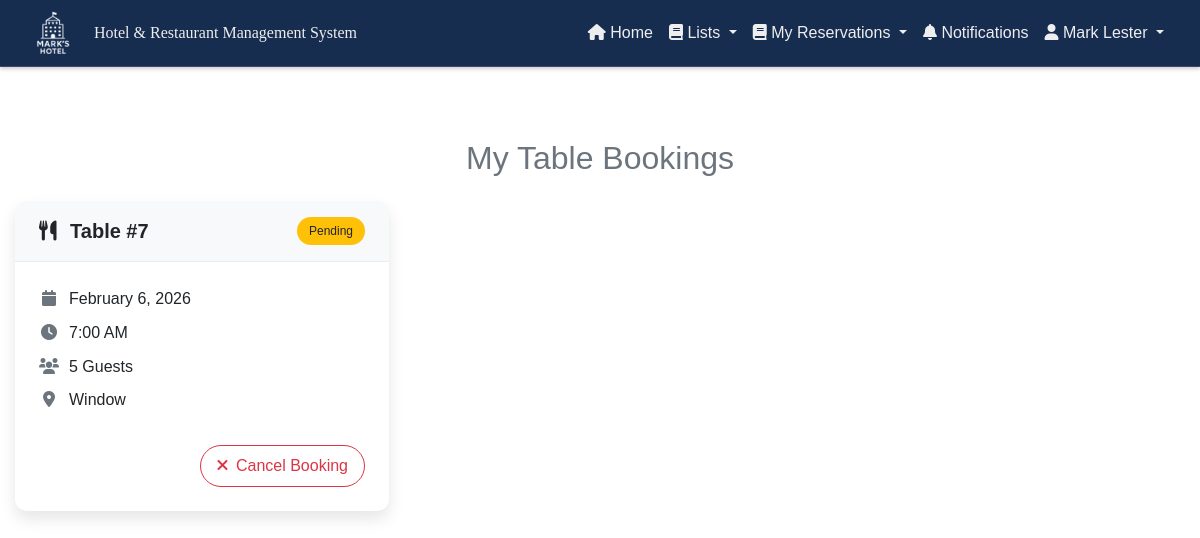
/views/tableBookings.php (signed in), run on an earlier commit of the app's database.
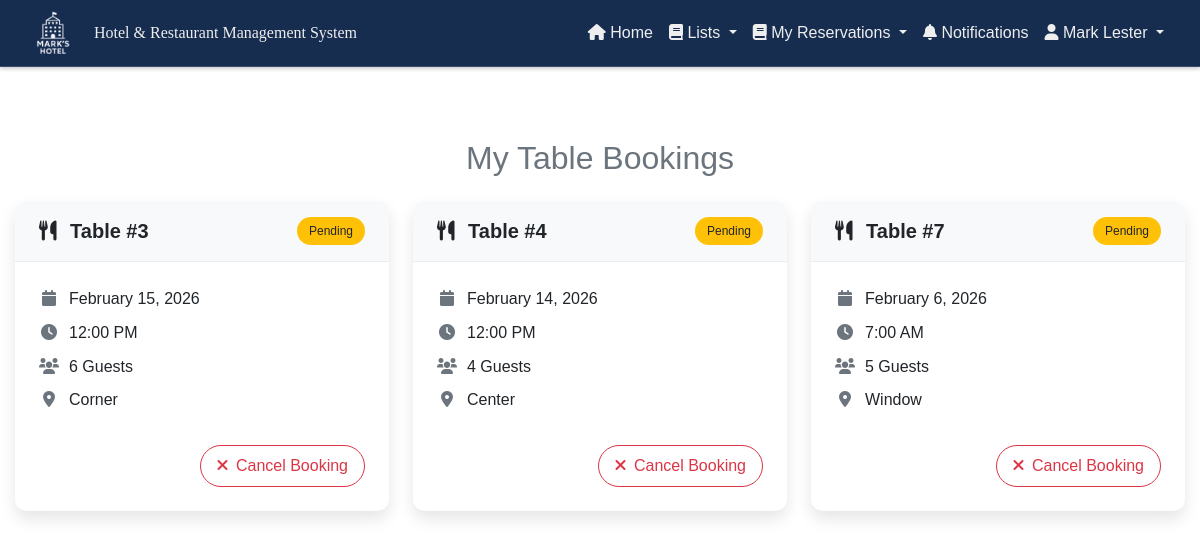
And on a later commit of the database.
### tables this page shows
CREATE TABLE `table_reservations` (
  `reservation_id` int(11) NOT NULL,
  `table_id` int(11) NOT NULL,
  `reservation_date` date NOT NULL,
  `time_slot` time NOT NULL,
  `guest_count` int(11) NOT NULL,
  `special_requests` text DEFAULT NULL,
  `user_id` int(11) NOT NULL,
  `status` enum('pending','done','cancelled','confirmed') DEFAULT 'pending'
);

CREATE TABLE `restaurant_tables` (
  `table_id` int(11) NOT NULL,
  `table_number` int(11) NOT NULL,
  `capacity` int(11) NOT NULL,
  `position_x` int(11) NOT NULL,
  `position_y` int(11) NOT NULL,
  `location` varchar(255) NOT NULL
);

### controllers/fetchTableReservations.php (called while the page is built, shortened)
<?php
function getTableBookings($con, $user_id) {
    $db = new Database();
    $con = $db->getConnection();
    try {
        $query = "SELECT
            tr.reservation_id,
            tr.reservation_date,
            tr.time_slot,
            tr.guest_count,
            tr.special_requests,
            tr.status,
            rt.table_number,
            rt.capacity,
            rt.location
        FROM table_reservations tr
        JOIN restaurant_tables rt ON tr.table_id = rt.table_id
        WHERE tr.user_id = ?
        ORDER BY tr.reservation_date DESC, tr.time_slot ASC";
        $stmt = mysqli_prepare($con, $query);
        mysqli_stmt_bind_param($stmt, "i", $user_id);
        mysqli_stmt_execute($stmt);
        $result = mysqli_stmt_get_result($stmt);
        return mysqli_fetch_all($result, MYSQLI_ASSOC);
    } catch (Exception $e) {
        $_SESSION['error'] = "Error fetching bookings: " . $e->getMessage();
        return [];
    }finally{
        $db->closeConnection();
    }
}
function getStatusBadgeClass($status) {
    switch(strtolower($status)) {
        case 'pending':
            return 'bg-warning text-dark';
    }
}
?>

### components/connection.php (called while the page is built, shortened)
<?php
    class Database{
        private $host = 'localhost';
        private $user = 'root';
        private $pass = '';
        private $dbname = 'hoteldb';
        private function connect(){
            $this->conn = new mysqli($this->host, $this->user, $this->pass, $this->dbname);
        }
    }
?>

### views/tableBookings.php (the view, shortened to what the changed rows need)
<?php
require_once '../components/connection.php';
require_once '../controllers/fetchTableReservations.php';
require_once '../middleware/authMiddleware.php';
$user_id = $_SESSION['user_id'];
$bookings = getTableBookings($con, $user_id);
?>
<!DOCTYPE html>
<html lang="en">
<head>
    <link href="https://cdn.jsdelivr.net/npm/bootstrap@5.0.2/dist/css/bootstrap.min.css" rel="stylesheet">
    <link rel="stylesheet" href="https://cdnjs.cloudflare.com/ajax/libs/font-awesome/6.0.0-beta3/css/all.min.css" />
    <link rel="stylesheet" href="../css/customAdminHeader.css">
    <link rel="stylesheet" href="../css/clientNavbar.css">
    <link rel="stylesheet" href="../css/home.css">
    <link rel="stylesheet" href="../css/tableBooking.css">
    <link rel="stylesheet" href="https://unpkg.com/swiper/swiper-bundle.min.css">
</head>
<body>
    <div class="container mt-5">
        <h2 class="mb-4 mt-4 text-center card-title text-muted">My Table Bookings</h2>
        <div class="row g-4">
            <?php if (!empty($bookings)): ?>
                <?php foreach ($bookings as $booking): ?>
                    <div class="col-md-6 col-lg-4">
                        <div class="booking-card card h-100">
                            <div class="card-header-custom py-3 px-4 d-flex justify-content-between align-items-center">
                                <h5 class="mb-0 fw-bold">
                                    <i class="fas fa-utensils me-2"></i>
                                    Table #<?php echo htmlspecialchars($booking['table_number']); ?>
                                </h5>
                                <span class="status-badge badge <?php echo getStatusBadgeClass($booking['status']); ?>">
                                    <?php echo ucfirst(htmlspecialchars($booking['status'])); ?>
                                </span>
                            </div>
                            <div class="card-body p-4">
                                <div class="booking-details">
                                    <div class="booking-detail">
                                        <span class="table-icon"><i class="fas fa-calendar"></i></span>
                                        <span class="fw-medium"><?php echo date('F j, Y', strtotime($booking['reservation_date'])); ?></span>
                                    </div>
                                    <div class="booking-detail">
                                        <span class="table-icon"><i class="fas fa-clock"></i></span>
                                        <span><?php echo date('g:i A', strtotime($booking['time_slot'])); ?></span>
                                    </div>
                                    <div class="booking-detail">
                                        <span class="table-icon"><i class="fas fa-users"></i></span>
                                        <span><?php echo htmlspecialchars($booking['guest_count']); ?> Guests</span>
                                    </div>
                                    <div class="booking-detail">
                                        <span class="table-icon"><i class="fas fa-map-marker-alt"></i></span>
                                        <span><?php echo htmlspecialchars($booking['location']); ?></span>
                                    </div>
                                </div>
                            </div>
                            <?php if ($booking['status'] === 'pending'): ?>
                                <div class="card-footer bg-transparent border-0 px-4 pb-4 pt-0 text-end">
                                    <button class="btn btn-outline-danger btn-cancel cancel-booking"
                                            data-id="<?php echo $booking['reservation_id']; ?>">
                                        <i class="fas fa-times me-1"></i> Cancel Booking
                                    </button>
                                </div>
                            <?php endif; ?>
                        </div>
                    </div>
                <?php endforeach; ?>
            <?php endif; ?>
        </div>
    </div>
</body>
</html>

What changed in the data, as far as the page shows it:
added table_reservations: table.table_number "3", status "Pending", reservation_date "February 15, 2026", time_slot "12:00 PM", guest_count "6", table.location "Corner"
added table_reservations: table.table_number "4", status "Pending", reservation_date "February 14, 2026", time_slot "12:00 PM", guest_count "4", table.location "Center"
